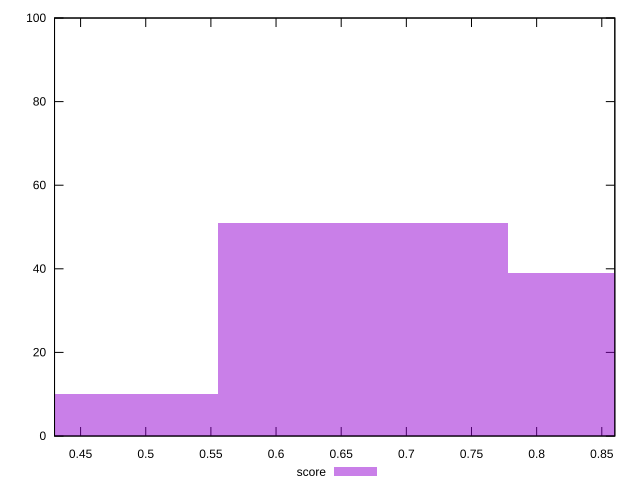

This chart was generated by the following gnuplot code:
reset

$score <<EOF
0.6666557918545688 51
0.44443719456971253 10
0.8888743891394251 39
EOF

set key outside below
set boxwidth 0.22221859728485627
set xrange [0.43:0.86]
set yrange [0:100]
set trange [0:100]
set style fill transparent solid 0.5 noborder
set terminal svg size 640, 490 enhanced background rgb 'white'
set output "report_00015_2021-02-09T16-11-33.973Z/first-meaningful-paint/samples/pages/score/histogram.svg"

plot $score title "score" with boxes

reset
